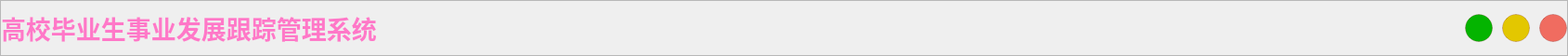
           <widget class="QFrame" name="topbar_frame">
            <property name="enabled">
             <bool>true</bool>
            </property>
            <property name="minimumSize">
             <size>
              <width>0</width>
              <height>60</height>
             </size>
            </property>
            <property name="maximumSize">
             <size>
              <width>16777215</width>
              <height>60</height>
             </size>
            </property>
            <property name="layoutDirection">
             <enum>Qt::LeftToRight</enum>
            </property>
            <property name="styleSheet">
             <string notr="true">QFrame#topbar_frame{
	background-color: rgb(33, 36, 43);
}</string>
            </property>
            <property name="frameShape">
             <enum>QFrame::StyledPanel</enum>
            </property>
            <property name="frameShadow">
             <enum>QFrame::Raised</enum>
            </property>
            <layout class="QHBoxLayout" name="horizontalLayout_3" stretch="0,0,0,0,0">
             <property name="spacing">
              <number>10</number>
             </property>
             <property name="leftMargin">
              <number>0</number>
             </property>
             <property name="topMargin">
              <number>0</number>
             </property>
             <property name="rightMargin">
              <number>0</number>
             </property>
             <property name="bottomMargin">
              <number>0</number>
             </property>
             <item>
              <widget class="QLabel" name="label">
               <property name="minimumSize">
                <size>
                 <width>533</width>
                 <height>0</height>
                </size>
               </property>
               <property name="maximumSize">
                <size>
                 <width>500</width>
                 <height>16777215</height>
                </size>
               </property>
               <property name="font">
                <font>
                 <family>仿宋</family>
                 <pointsize>20</pointsize>
                 <weight>75</weight>
                 <bold>true</bold>
                </font>
               </property>
               <property name="styleSheet">
                <string notr="true">color: rgb(255, 120, 200);</string>
               </property>
               <property name="text">
                <string>高校毕业生事业发展跟踪管理系统</string>
               </property>
              </widget>
             </item>
             <item>
              <spacer name="horizontalSpacer">
               <property name="orientation">
                <enum>Qt::Horizontal</enum>
               </property>
               <property name="sizeHint" stdset="0">
                <size>
                 <width>1034</width>
                 <height>3</height>
                </size>
               </property>
              </spacer>
             </item>
             <item>
              <widget class="QPushButton" name="minimize_btn">
               <property name="minimumSize">
                <size>
                 <width>30</width>
                 <height>30</height>
                </size>
               </property>
               <property name="maximumSize">
                <size>
                 <width>23</width>
                 <height>16777215</height>
                </size>
               </property>
               <property name="styleSheet">
                <string notr="true">QPushButton{
background-color: rgb(4,180,0);
border:1px solid rgba(113, 17, 15,50);
border-radius:15px;
}
QPushButton:hover {
background-color:rgb(139, 29, 31)
}
QPushButton:pressed {
	background-color: rgb(232, 59, 35);
}</string>
               </property>
               <property name="text">
                <string/>
               </property>
              </widget>
             </item>
             <item>
              <widget class="QPushButton" name="maxmize_btn">
               <property name="minimumSize">
                <size>
                 <width>30</width>
                 <height>30</height>
                </size>
               </property>
               <property name="maximumSize">
                <size>
                 <width>23</width>
                 <height>16777215</height>
                </size>
               </property>
               <property name="styleSheet">
                <string notr="true">QPushButton{
background-color: rgb(227,199,0);
border:1px solid rgba(113, 17, 15,50);
border-radius:15px;
}
QPushButton:hover {
background-color:rgb(139, 29, 31)
}
QPushButton:pressed {
	background-color: rgb(232, 59, 35);
}</string>
               </property>
               <property name="text">
                <string/>
               </property>
              </widget>
             </item>
             <item>
              <widget class="QPushButton" name="close_btn">
               <property name="minimumSize">
                <size>
                 <width>30</width>
                 <height>30</height>
                </size>
               </property>
               <property name="maximumSize">
                <size>
                 <width>23</width>
                 <height>16777215</height>
                </size>
               </property>
               <property name="styleSheet">
                <string notr="true">QPushButton{
background-color: rgb(240, 108, 96);
border:1px solid rgba(113, 17, 15,50);
border-radius:15px;
}
QPushButton:hover {
background-color:rgb(139, 29, 31)
}
QPushButton:pressed {
	background-color: rgb(232, 59, 35);
}</string>
               </property>
               <property name="text">
                <string/>
               </property>
              </widget>
             </item>
            </layout>
           </widget>
